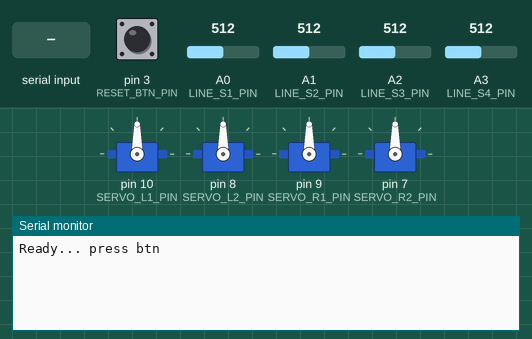
Bench run of a sketch on a simulated Arduino Uno, built with avr-gcc and run on an emulated ATmega328P. Shown: 4 × servo, the last lines printed to the serial monitor. The test bench sets the inputs (shaded band); at power-on: pin 3 (RESET_BTN_PIN) HIGH, A0 (LINE_S1_PIN) = 512, A1 (LINE_S2_PIN) = 512, A2 (LINE_S3_PIN) = 512, A3 (LINE_S4_PIN) = 512.

Above: at 1.3 s.
1.4 s: pin 3 (RESET_BTN_PIN) pulled LOW for 0.15 s
At 2.0 s:
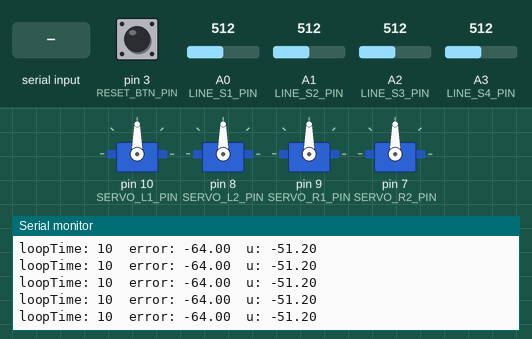
3.0 s: "90,45\n" received over Serial
4.5 s: pin 3 (RESET_BTN_PIN) pulled LOW for 1 s
At 5.7 s:
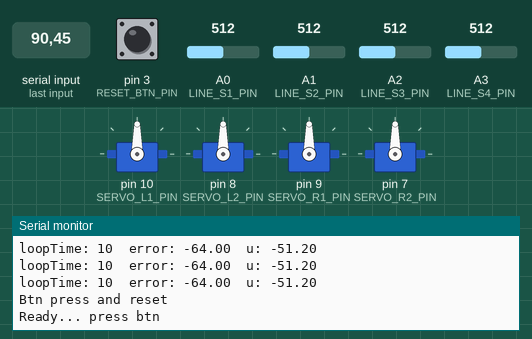
Timing chart, 0 to 7.5 s (numbered marks = the images above; inputs shaded):
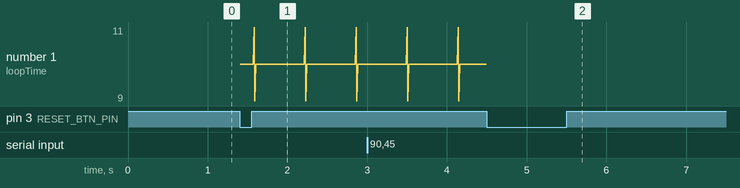

Measured:
- after the input at 1.4 s, the serial monitor: prints a new line at once (image 1)
- after the input at 4.5 s, the serial monitor: prints a new line at once (image 2)

The sketch:

sketch_apr23a.ino
```cpp
// https://www.youtube.com/watch?time_continue=1&v=fG4Vc6EBjkM&feature=emb_logo
// https://alexgyver.ru/gyverpid/
// https://github.com/GyverLibs/TimerMs
// https://github.com/GyverLibs/EncButton

#define PID_OPTIMIZED_I // Параметр для оптимизации суммы регулятора

#include <SoftwareSerial.h>
#include <Servo.h>
#include "GyverPID.h"
#include <TimerMs.h>
#include <EncButton.h>

#define ON_GSERVO_CONTROL true // Включить серво
#define ON_GSERVO_FOR_TEST false // Включить серво для тестирования, ON_GSERVO_CONTROL должно быть false

#define PRINT_REF_RAW_LINE_SEN_DEBUG false // Отладка сырых значений с датчиков линии true
#define PRINT_REF_LINE_SEN_DEBUG false // Отладка значений серого faLSE
#define PRINT_DT_ERR_U_DEBUG true // Печать информации о loopTime, error, u TRUE

#define MOTORS_CONTROL_FUNC_DEBUG false // Отдалка функции MotorsControl
#define MOTOR_SPEED_FUNC_DEBUG false // Отдалка функции MotorsControl

#define RESET_BTN_PIN 3 // Пин кнопки для старта, мягкого перезапуска

#define SERVO_L1_PIN 10 // Пин левого первого серво мотора
#define SERVO_L2_PIN 8 // Пин левого второго серво мотора
#define SERVO_R1_PIN 9 // Пин правого серво мотора
#define SERVO_R2_PIN 7 // Пин правого серво мотора

#define U_CORRECT 0 // Программная коррекция направления в нужную сторону

#define MAX_MIN_SERVO_COMAND 100 // Максимальное значение скорости вперёд/назад серво

#define GSERVO_STOP_PWM 1500 // Значение импулста для остановки мотора, нулевой скорости geekservo
#define GSERVO_L1_CW_L_BOARD_PWM 1595 // Левая граница ширины импульса вравщения по часовой geekservo L1
#define GSERVO_L1_CW_R_BOARD_PWM 2500 // Правая граница ширины импульса вращения по часовой geekservo L1
#define GSERVO_L1_CCW_L_BOARD_PWM 500 // Левая граница ширины импульса вравщения против часовой geekservo L1
#define GSERVO_L1_CCW_R_BOARD_PWM 1365 // Правая граница ширины импульса вращения против часовой geekservo L1

#define GSERVO_L2_CW_L_BOARD_PWM 1595 // Левая граница ширины импульса вравщения по часовой geekservo L2
#define GSERVO_L2_CW_R_BOARD_PWM 2500 // Правая граница ширины импульса вращения по часовой geekservo L2
#define GSERVO_L2_CCW_L_BOARD_PWM 500 // Левая граница ширины импульса вравщения против часовой geekservo L2
#define GSERVO_L2_CCW_R_BOARD_PWM 1365 // Правая граница ширины импульса вращения против часовой geekservo L2

#define GSERVO_R1_CW_L_BOARD_PWM 1595 // Левая граница ширины импульса вравщения по часовой geekservo R1
#define GSERVO_R1_CW_R_BOARD_PWM 2500 // Правая граница ширины импульса вращения по часовой geekservo R1
#define GSERVO_R1_CCW_L_BOARD_PWM 500 // Левая граница ширины импульса вравщения против часовой geekservo R1
#define GSERVO_R1_CCW_R_BOARD_PWM 1365 // Правая граница ширины импульса вращения против часовой geekservo R1

#define GSERVO_R2_CW_L_BOARD_PWM 1595 // Левая граница ширины импульса вравщения по часовой geekservo R2
#define GSERVO_R2_CW_R_BOARD_PWM 2500 // Правая граница ширины импульса вращения по часовой geekservo R2
#define GSERVO_R2_CCW_L_BOARD_PWM 500 // Левая граница ширины импульса вравщения против часовой geekservo R2
#define GSERVO_R2_CCW_R_BOARD_PWM 1365 // Правая граница ширины импульса вращения против часовой geekservo R2

#define GSERVO_L1_DIR_MODE true // Режим реверса вращения первого левого сервомотора
#define GSERVO_L2_DIR_MODE true // Режим реверса вращения второго левого сервомотора
#define GSERVO_R1_DIR_MODE false // Режим реверса вращения первого правого сервомотора
#define GSERVO_R2_DIR_MODE false // Режим реверса вращения второго правого сервомотора

#define LINE_S1_PIN A0 // Пин крайнего левого датчика линии
#define LINE_S2_PIN A1 // Пин центрального левого датчика линии
#define LINE_S3_PIN A2 // Пин центрального правого датчика
#define LINE_S4_PIN A3 // Пин крайнего левого датчика

#define RAW_REF_WHITE_LINE_S1 192 // Значение белого крайнего левого датчика линии
#define RAW_REF_WHITE_LINE_S2 346 // Значение белого правого датчика линии
#define RAW_REF_WHITE_LINE_S3 469 // Значение белого левого датчика линии
#define RAW_REF_WHITE_LINE_S4 368 // Значение белого крайнего правого датчика линии

#define RAW_REF_BLACK_LINE_S1 836 // Значение чёрного крайнего левого датчика линии
#define RAW_REF_BLACK_LINE_S2 863 // Значение чёрного центральнего левого датчика линии
#define RAW_REF_BLACK_LINE_S3 891 // Значение чёрного правого датчика линии
#define RAW_REF_BLACK_LINE_S4 880 // Значение чёрного крайнего правого датчика линии

#define COEFF_CENTRAL_LINE_SEN 1 // Коэффициент для центральных датчиков линии
#define COEFF_SIDE_LINE_SEN 2.0 // Коэффицент усиления для крайних датчиков линии

unsigned long currTime, prevTime, loopTime; // Время

float Kp = 0.8, Ki = 0, Kd = 0; // Коэффиценты регулятора
int speed = 80; // Инициализируем переменную скорости

Servo l1ServoMot, l2ServoMot, r1ServoMot, r2ServoMot; // Инициализация объектов моторов
EncButton<EB_TICK, RESET_BTN_PIN> btn; // Инициализация объекта простой кнопки
TimerMs regulatorTmr(10); // Инициализация объекта таймера цикла регулирования
GyverPID regulator(Kp, Ki, Kd, 10); // Инициализируем регулятор и устанавливаем коэффициенты регулятора

void(* softResetFunc) (void) = 0; // Функция мягкого перезапуска

void setup() {
  Serial.begin(115200);
  Serial.setTimeout(10);
  Serial.println();
  pinMode(LINE_S1_PIN, INPUT); // Настойка пина пинов датчиков линии
  pinMode(LINE_S2_PIN, INPUT);
  pinMode(LINE_S3_PIN, INPUT);
  pinMode(LINE_S4_PIN, INPUT);
  regulatorTmr.setPeriodMode(); // Настроем режим условия регулирования на период
  l1ServoMot.attach(SERVO_L1_PIN); l2ServoMot.attach(SERVO_L2_PIN); // Подключение левых сервомоторов
  r1ServoMot.attach(SERVO_R1_PIN); r2ServoMot.attach(SERVO_R2_PIN); // Подключение правых сервомоторов
  MotorsControl(0, 0); // При старте моторы выключаем
  regulator.setDirection(NORMAL); // Направление регулирования (NORMAL/REVERSE)
  regulator.setLimits(-200, 200); // Пределы регулятора
  while (millis() < 500); // Время после старта для возможности запуска, защита от перезагрузки и старта кода сразу
  Serial.println("Ready... press btn");
  while (true) { // Ждём нажатие кнопки для старта
    btn.tick(); // Опрашиваем кнопку
    if (btn.press()) { // Произошло нажатие
      Serial.println("Go!!!");
      break;
    }
  }
  regulatorTmr.start(); // Запускаем таймер цикла регулирования
  // Записываем время перед стартом loop
  currTime = millis();
  prevTime = currTime;
}

void loop() {
  CheckBtnClick(); // Вызываем функцию опроса кнопки
  ParseSerialInputValues(); // Парсинг значений из Serial

  if (regulatorTmr.tick()) { // Раз в 10 мсек выполнять
    currTime = millis();
    loopTime = currTime - prevTime;
    prevTime = currTime;
    // Считываем сырые значения с датчиков линии
    int rawRefLineS1 = analogRead(LINE_S1_PIN);
    int rawRefLineS2 = analogRead(LINE_S2_PIN);
    int rawRefLineS3 = analogRead(LINE_S3_PIN);
    int rawRefLineS4 = analogRead(LINE_S4_PIN);
    // Калибруем/обрабатываем значения с датчиков линии
    int refLineS1 = GetCalibValColorS(rawRefLineS1, RAW_REF_BLACK_LINE_S1, RAW_REF_WHITE_LINE_S1);
    int refLineS2 = GetCalibValColorS(rawRefLineS2, RAW_REF_BLACK_LINE_S2, RAW_REF_WHITE_LINE_S2);
    int refLineS3 = GetCalibValColorS(rawRefLineS3, RAW_REF_BLACK_LINE_S3, RAW_REF_WHITE_LINE_S3);
    int refLineS4 = GetCalibValColorS(rawRefLineS4, RAW_REF_BLACK_LINE_S4, RAW_REF_WHITE_LINE_S4);
    CheckBtnClick(); // Повторно вызываем функцию опроса кнопки
    float error = CalcLineSensorsError(1, refLineS1, refLineS2, refLineS3, refLineS4); // Нахождение ошибки
    regulator.setpoint = error; // Передаём ошибку

    if (regulator.Kp != Kp) regulator.Kp = Kp; // Установка значений Kp, если они были изменены
    if (regulator.Ki != Ki) regulator.Ki = Ki; // Установка значений Ki, если они были изменены
    if (regulator.Kd != Kd) regulator.Kd = Kd; // Установка значений Kd, если они были изменены

    regulator.setDt(loopTime != 0 ? loopTime : 1); // Установка dt для регулятора
    float u = regulator.getResult(); // Управляющее воздействие с регулятора

    if (ON_GSERVO_CONTROL) MotorsControl(u + U_CORRECT, speed); // Для управления моторами регулятором

    // Запустить моторы для проверки
    if (ON_GSERVO_FOR_TEST) {
      MotorSpeed(l1ServoMot, 100, GSERVO_L1_DIR_MODE, GSERVO_L1_CW_L_BOARD_PWM, GSERVO_L1_CW_R_BOARD_PWM, GSERVO_L1_CCW_L_BOARD_PWM, GSERVO_L1_CCW_R_BOARD_PWM);
      MotorSpeed(l2ServoMot, 100, GSERVO_L2_DIR_MODE, GSERVO_L2_CW_L_BOARD_PWM, GSERVO_L2_CW_R_BOARD_PWM, GSERVO_L2_CCW_L_BOARD_PWM, GSERVO_L2_CCW_R_BOARD_PWM);
      MotorSpeed(r1ServoMot, 100, GSERVO_R1_DIR_MODE, GSERVO_R1_CW_L_BOARD_PWM, GSERVO_R1_CW_R_BOARD_PWM, GSERVO_R1_CCW_L_BOARD_PWM, GSERVO_R1_CCW_R_BOARD_PWM);
      MotorSpeed(r2ServoMot, 100, GSERVO_R2_DIR_MODE, GSERVO_R2_CW_L_BOARD_PWM, GSERVO_R2_CW_R_BOARD_PWM, GSERVO_R2_CCW_L_BOARD_PWM, GSERVO_R2_CCW_R_BOARD_PWM);
    }

    CheckBtnClick(); // Повторно вызываем функцию опроса кнопки

    // Для отладки значений серого
    if (PRINT_REF_RAW_LINE_SEN_DEBUG) {
      Serial.println("rawRefLS: " + String(rawRefLineS1) + ", " + String(rawRefLineS2) + ", " + String(rawRefLineS3) + ", " + String(rawRefLineS4)); // Вывод сырых значений
    }
    // Для отладки обработанных значений с датчика
    if (PRINT_REF_LINE_SEN_DEBUG) {
      Serial.println("refLS: " + String(refLineS1) + ", " + String(refLineS2) + ", " + String(refLineS3) + ", " + String(refLineS4)); // Вывод обработанных значений
    }
    // Для отладки основной информации о регулировании
    if (PRINT_DT_ERR_U_DEBUG) {
      Serial.print("loopTime: " + String(loopTime) + "\t");
      Serial.print("error: " + String(error) + "\t");
      Serial.println("u: " + String(u));
    }
  }
}

// Управление двумя моторами
void MotorsControl(int dir, int speed) {
  int lServoMotorsSpeed = speed + dir, rServoMotorsSpeed = speed - dir;
  float z = (float) speed / max(abs(lServoMotorsSpeed), abs(rServoMotorsSpeed)); // Вычисляем отношение желаемой мощности к наибольшей фактической
  lServoMotorsSpeed *= z, rServoMotorsSpeed *= z;
  if (MOTORS_CONTROL_FUNC_DEBUG) Serial.print("l1ServoMot ->\t");
  MotorSpeed(l1ServoMot, lServoMotorsSpeed, GSERVO_L1_DIR_MODE, GSERVO_L1_CW_L_BOARD_PWM, GSERVO_L1_CW_R_BOARD_PWM, GSERVO_L1_CCW_L_BOARD_PWM, GSERVO_L1_CCW_R_BOARD_PWM);
  if (MOTORS_CONTROL_FUNC_DEBUG) Serial.print("r1ServoMot ->\t");
  MotorSpeed(r1ServoMot, rServoMotorsSpeed, GSERVO_R1_DIR_MODE, GSERVO_R1_CW_L_BOARD_PWM, GSERVO_R1_CW_R_BOARD_PWM, GSERVO_R1_CCW_L_BOARD_PWM, GSERVO_R1_CCW_R_BOARD_PWM);
  if (MOTORS_CONTROL_FUNC_DEBUG) Serial.print("l2ServoMot ->\t");
  MotorSpeed(l2ServoMot, lServoMotorsSpeed, GSERVO_L2_DIR_MODE, GSERVO_L2_CW_L_BOARD_PWM, GSERVO_L2_CW_R_BOARD_PWM, GSERVO_L2_CCW_L_BOARD_PWM, GSERVO_L2_CCW_R_BOARD_PWM);
  if (MOTORS_CONTROL_FUNC_DEBUG) Serial.print("r2ServoMot ->\t");
  MotorSpeed(r2ServoMot, rServoMotorsSpeed, GSERVO_R2_DIR_MODE, GSERVO_R2_CW_L_BOARD_PWM, GSERVO_R2_CW_R_BOARD_PWM, GSERVO_R2_CCW_L_BOARD_PWM, GSERVO_R2_CCW_R_BOARD_PWM);
}

// Управление серво мотором
void MotorSpeed(Servo servoMot, int inputSpeed, bool rotateMode, int gservoCWLBoardPWM, int gservoCWRBoardPWM, int gservoCCWLBoardPWM, int gservoCCWRBoardPWM) {
  if (MOTOR_SPEED_FUNC_DEBUG) Serial.print("inputSpeed: " + String(inputSpeed) + "\t\t");
  inputSpeed = constrain(inputSpeed, -MAX_MIN_SERVO_COMAND, MAX_MIN_SERVO_COMAND) * (rotateMode? -1 : 1); // Обрезать скорость и установить реверс, если есть такая установка
  if (MOTOR_SPEED_FUNC_DEBUG) Serial.print("inputSpeedProcessed " + String(inputSpeed) + "\t\t");
  int speed = 0; // Инициализируем переменную, которую передадим сервоприводу
  // Перевести в диапазон шим сигнала
  if (inputSpeed > 0) speed = map(inputSpeed, 0, MAX_MIN_SERVO_COMAND, gservoCWLBoardPWM, gservoCWRBoardPWM); // Скорость, которая больше 0
  else if (inputSpeed < 0) speed = map(inputSpeed, -MAX_MIN_SERVO_COMAND, 0, gservoCCWLBoardPWM, gservoCCWRBoardPWM); // Скорость, которая ниже 0
  else speed = GSERVO_STOP_PWM; // Нулевая скорость
  servoMot.writeMicroseconds(speed); // Установить сервомотору шим сигнал
  if (MOTOR_SPEED_FUNC_DEBUG) Serial.println("speedConverted: " + String(speed));
}

// Калибровка и нормализация значений с датчика линии
int GetCalibValColorS(int rawRefLineSenVal, int blackRawRefLineS, int whiteRawRefLineS) {
  int lineSensorVal = map(rawRefLineSenVal, blackRawRefLineS, whiteRawRefLineS, 0, 100);
  lineSensorVal = constrain(lineSensorVal, 0, 100);
  return lineSensorVal;
}

// Посчитать ошибку регулирования
float CalcLineSensorsError(byte calcMetod, int sLeftLineSenRefVal, int cLeftLineSenRefVal, int cRightLineSenRefVal, int sRightLineSenRefVal) {
  float error = 0;
  if (calcMetod == 0) error = cLeftLineSenRefVal - cRightLineSenRefVal;
  else if (calcMetod == 1) error = (COEFF_SIDE_LINE_SEN * sLeftLineSenRefVal + COEFF_CENTRAL_LINE_SEN * cLeftLineSenRefVal) - (cRightLineSenRefVal * COEFF_CENTRAL_LINE_SEN + sRightLineSenRefVal * COEFF_SIDE_LINE_SEN);
  return error;
}

// Парсинг значений из Serial
void ParseSerialInputValues() {
    if (Serial.available() > 2) {
    // Встроенная функция readStringUntil будет читать все данные, пришедшие в UART до специального символа — '\n' (перенос строки).
    // Он появляется в паре с '\r' (возврат каретки) при передаче данных функцией Serial.println().
    // Эти символы удобно передавать для разделения команд, но не очень удобно обрабатывать. Удаляем их функцией trim().
    String inputStr = Serial.readStringUntil('\n');
    inputStr.trim();
    inputStr.replace(" ", ""); // Убрать возможные пробелы между символами
    byte strIndex = inputStr.length(); // Переменая для хронения индекса вхождения цифры в входной строке, изначально равна размеру строки
    for (byte i = 0; i < 10; i++) { // Поиск первого вхождения цифры от 0 по 9 в подстроку
      byte index = inputStr.indexOf(String(i)); // Узнаём индекс, где нашли цифру параметра цикла
      if (index < strIndex && index != 255) strIndex = index;  // Если индекс цифры меньше strIndex, то обновляем strIndex
    }
    String key = inputStr.substring(0, strIndex); // Записываем ключ с начала строки до первой цицры
    float value = inputStr.substring(strIndex, inputStr.length()).toFloat(); // Записываем значение с начала цифры до конца строки
    if (key == "p") {
      regulator.Kp = value;
    } else if (key == "i") {
      regulator.Ki = value;
      regulator.integral = 0;
    } else if (key == "d") {
      regulator.Kd = value;
    } else if (key == "s") {
      speed = value;
    }
    Serial.println(key + " = " + String(value)); // Печать информации о ключе и значении
  }
}

// Функция опроса о нажатии кнопки
void CheckBtnClick() {
  btn.tick(); // Опрашиваем кнопку в первый раз
  if (btn.press()) { // Произошло нажатие
    Serial.println("Btn press and reset");
    delay(50); // Нужна задержка иначе не выведет сообщение
    softResetFunc(); // Если клавиша нажата, то сделаем мягкую перезагрузку
  }
}
```
